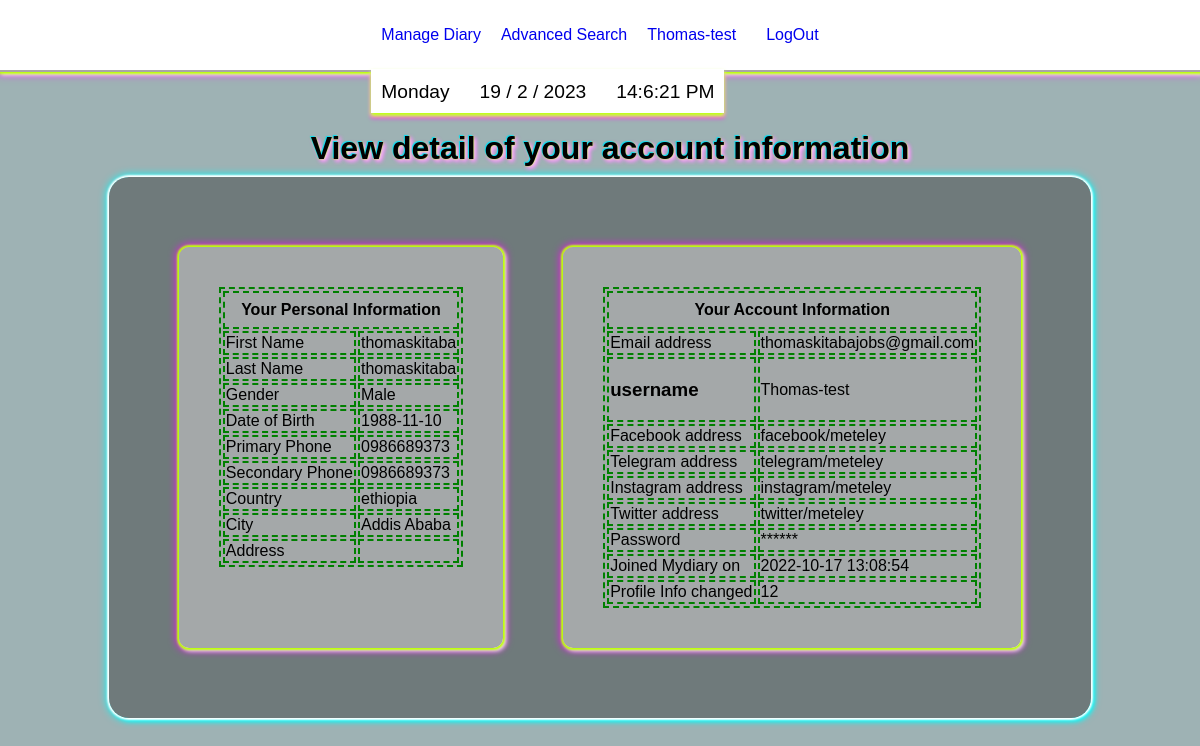
/viewprofile (signed in), run on the app's committed database.
### tables this page shows
CREATE TABLE users (id INTEGER PRIMARY KEY AUTOINCREMENT NOT NULL, username TEXT NOT NULL, hash TEXT NOT NULL, fname type text, lname type text, useremail text, dateregistered type text, dateofbirth type text, primaryphone type text, country type text, secondaryphone type text, city type text, gender type text, facebookaddress type text, telegramaddress type text, instagramaddress type text, twitteraddress type text, useraddress type text, numberofprofilechanges type integer default 0, emailconfirmed type text default 'False');

### app.py (the view)
@app.route("/viewprofile")
@login_required
def profilmanagement():
    profile = db.execute("SELECT * FROM users WHERE id= ?", session["user_id"])
    profile_password = profile[0]["hash"]
    return render_template("profile.html",profile=profile,profile_password= profile_password, current_user_name= global_user_name(), view_profile= 1)

### app.py (called while the page is built)
def global_user_name():
  current_user_name= db.execute("SELECT username FROM users WHERE id = ?", session["user_id"])
  return (current_user_name)

@app.after_request
def after_request(response):
    response.headers["Cache-Control"] = "no-cache, no-store, must-revalidate"
    response.headers["Expires"] = 0
    response.headers["Pragma"] = "no-cache"
    return response

### helpers.py (called while the page is built)
def login_required(f):
    @wraps(f)
    def decorated_function(*args, **kwargs):
        if session.get("user_id") is None:
            return redirect("/login")
        return f(*args, **kwargs)
    return decorated_function

### templates/profile.html (shortened to what this page needs)
{% extends "layout.html" %}
{% block main %}
<div>
    <div class="center-text">
        {% if view_profile %}
            <div class="center-center-body magenta-text-shadow margin-m ">
                <h1 class = "center-text"> View detail of your account information </h1>
            </div>
            <div class="float-bg-dark cyan-box-shadow padding-b flex">
                <div class="float-bg-light magenta-box-shadow padding-b margin-b">
                    <table class="border-none">
                        <thead>
                            <div class=" flex center-elements">
                                <tr>
                                    <th colspan = 2 class="center-text padding-s">  Your Personal Information </th>
                                </tr>
                            </div>
                        </thead>
                        <tbody>
                                <tr>
                                    <td> First Name</td>
                                    <td>  {% if profile %}
                                            {{ profile[0]["fname"] }}
                                        {% else %}
                                            {{ " ------" }}
                                        {% endif %}
                                    </td>
                                </tr>
                                <tr>
                                    <td> Last Name</td>
                                    <td>
                                        {% if profile %}
                                            {{ profile[0]["lname"] }}
                                        {% else %}
                                            {{ " ------" }}
                                        {% endif %}
                                    </td>
                                </tr>
                                <tr>
                                    <td> Gender</td>
                                    <td>
                                        {% if profile %}
                                            {{ profile[0]["gender"] }}
                                        {% else %}
                                            {{ " ------" }}
                                        {% endif %}
                                    </td>
                                </tr>
                                <tr>
                                    <td> Date of Birth</td>
                                    <td>
                                        {% if profile %}
                                            {{ profile[0]["dateofbirth"] }}
                                        {% else %}
                                            {{ " ------" }}
                                        {% endif %}
                                    </td>
                                </tr>
                                <tr>
                                    <td> Primary Phone</td>
                                    <td>
                                        {% if profile %}
                                            {{ profile[0]["primaryphone"] }}
                                        {% else %}
                                            {{ " ------" }}
                                        {% endif %}
                                    </td>
                                </tr>
                                <tr>
                                    <td> Secondary Phone</td>
                                    <td>
                                        {% if profile %}
                                            {{ profile[0]["secondaryphone"] }}
                                        {% else %}
                                            {{ " ------" }}
                                        {% endif %}
                                    </td>
                                </tr>
                                <tr>
                                    <td> Country</td>
                                    <td>
                                        {% if profile %}
                                            {{ profile[0]["country"] }}
                                        {% else %}
                                            {{ " ------" }}
                                        {% endif %}
                                    </td>
                                </tr>
                                <tr>
                                    <td> City </td>
                                    <td>
                                        {% if profile %}
                                            {{ profile[0]["city"] }}
                                        {% else %}
                                            {{ " ------" }}
                                        {% endif %}
                                    </td>
                                </tr>
                                <tr>
                                    <td> Address </td>
                                    <td>
                                    </td>
                                </tr>
                        </tbody>
                    </table>
                </div>
                <div class="float-bg-light magenta-box-shadow padding-b  margin-b">
                    <table>
                        <thead>
                            <div class=" flex center-elements">
                                <tr>
                                    <th colspan = 2 class="center-text padding-s">  Your Account Information </th>
                                </tr>
                            </div>
                        </thead>
                        <tbody>
                            <tr>
                                <td> Email address </td>
                                <td>
                                    {% if profile %}
                                        {{ profile[0]["useremail"] }}
                                    {% else %}
                                        {{ "------" }}
                                    {% endif %}
                                </td>
                            </tr>
                            <tr>
                                <td> <h3>username</h3> </td>
                                <td>
                                    {% if profile %}
                                        {{ profile[0]["username"] }}
                                    {% else %}
                                        {{ "------" }}
                                    {% endif %}
                                </td>
                            </tr>
                            <tr>
                                <td> Facebook address </td>
                                <td>
                                    {% if profile %}
                                        {{ profile[0]["facebookaddress"] }}
                                    {% else %}
                                        {{ "------" }}
                                    {% endif %}
                                </td>
                            </tr>
                            <tr>
                                <td> Telegram address </td>
                                <td>
                                    {% if profile %}
                                        {{ profile[0]["telegramaddress"] }}
                                    {% else %}
                                        {{ "------" }}
                                    {% endif %}
                                </td>
                            </tr>
                            <tr>
                                <td> Instagram address </td>
                                <td>
                                    {% if profile %}
                                        {{ profile[0]["instagramaddress"] }}
                                    {% else %}
                                        {{ "------" }}
                                    {% endif %}
                                </td>
                            </tr>
                            <tr>
                                <td> Twitter address </td>
                                <td>
                                    {% if profile %}
                                        {{ profile[0]["twitteraddress"] }}
                                    {% else %}
                                        {{ "------" }}
                                    {% endif %}
                                </td>
                            </tr>
                            <tr>
                                <td> Password</td>
                            <td>
                                {% if profile_password %}
                                    {{ "******" }}
                                {% endif %}
                            </td>
                            </tr>
                            <tr>
                                <td> Joined Mydiary on </td>
                                <td>
                                    {% if profile %}
                                        {{ profile[0]["dateregistered"] }}
                                    {% else %}
                                        {{ " ------" }}
                                    {% endif %}
                                </td>
                            </tr>
                            <tr>
                                <td> Profile Info changed </td>
                                <td>
                                    {% if profile %}
                                        {{ profile[0]["numberofprofilechanges"] }}
                                    {% else %}
                                        {{ " ------" }}
                                    {% endif %}
                                </td>
                            </tr>
                        </tbody>
                    </table>
                </div>
            </div>
        {% endif %}
    </div>
</div>
{% endblock %}

### templates/layout.html (shortened to what this page needs)
<!DOCTYPE html>
<html lang="en">
    <head>
        <link rel="stylesheet" type="text/css" href="../static/virtual-select.min.css">
        <link rel="stylesheet" href="static/style.css">
    </head>
    <body onload = "showedited(); loadCatagories()">
        <div class="container">
            <div class="header magenta-box-shadow">
              <div class = "">
                <ul class = "date-time nav flex-horizontal  white-background clock-box-shadow">
                  <li id="day" class = "nav-list"></li>
                  <li id="today" class = "nav-list"></li>
                  <li id="clock" class = "nav-list"></li>
                </ul>
              </div>
                {% if session["user_id"] %}
                <ul class="nav">
                    <li class="nav-down"> <a href= "/managediary">Manage Diary</a>
                    </li>
                </ul>
                <ul class="nav">
                    <li><a href="/search">Advanced Search </a></li>
                </ul>
                <ul class="nav">
                    <li class="nav-down">  <a href="/manageprofile"> {% if current_user_name %} {{current_user_name[0]["username"]}} {% endif %}</a>
                    </li>
                    <li >   <a href="/logout">LogOut</a> </li>
                </ul>
                    {% endif %}
            </div>
                        <div class = "image-diary">
                        <div class="center-body">
                                {% block main %}
                                {% endblock %}
                        </div>
                      </div>
                    </div>
                </body>
    </html>

### static/style.css (style rules this page uses)
*, *::before, *::after { font-family: Arial, Helvetica, sans-serif; box-sizing: border-box; }
body { margin: 0; padding: 0; background-color: rgb(158, 178, 180); }
.container { position: relative; margin-top: 120px; width: 100%; height: fit-content; font-family: cursive, arial; }
.header { position: fixed; width: 100%; background-color: white; top: 0px; display: flex; border-bottom: 2px solid rgb(170, 166, 166); justify-content: center; z-index: 11; }
.nav { position: relative; display: flex; gap: 10px; list-style: none; justify-content: center; padding-right: 10px; z-index: 1; }
.date-time { position: absolute; top: 50px; }
.center-body { background-size: contain; background-repeat:no-repeat; background-position: center center; display: flex; flex-direction: column; top: 0px; left: 0px; width: 100%; height: 100%; justify-content: flex-start; align-items: center; z-index: -1; margin: 0px 0px; }
.center-center-body { display: flex; flex-direction: column; top: 0px; left: 0px; width: 100%; height: 100%; justify-content: center; align-items: center; z-index: -1; }
.header ul, .max-content { width: max-content; padding: 0px; }
a { text-decoration: none; }
.nav-down { padding: 10px; }
ul li { padding: 10px 10px; }
li { border-color: 2px solid blue; }
.center-text { margin: 0 auto; }
.center-elements { display: flex; justify-content: center; align-items: center; }
.flex, .edit-flex { display: flex; flex-direction: column; flex: 1; flex-basis: 100%; }
.flex-horizontal { display: flex; flex-wrap: nowrap; justify-content: flex-start; align-items: flex-start; font-size: 1.2rem; }
.margin-m { margin: 10px; }
.margin-b { margin: 30px; }
.padding-s { padding: 8px; }
.padding-b { padding: 40px; }
.float-bg-light { background: rgba(243, 237, 237, 0.4); border-radius: 10px; }
.float-bg-dark { background: rgba(40, 38, 38, 0.4); border-radius: 20px; }
.white-background { background: white; }
.cyan-box-shadow { box-shadow: 0 0 2px 2px rgb(255, 255, 255), 2px 2px 4px 1px cyan, 0px 0px 8px 2px cyan; }
.magenta-box-shadow { box-shadow: 0 2px 2px 2px rgb(188, 255, 6), 2px 2px 4px 1px rgb(250, 252, 252), 0px 2px 8px 2px magenta; }
.clock-box-shadow { border-top: 2px solid white; box-shadow: 0px 3px 4px 0px rgb(188, 255, 6), 0px 3px 4px 0px rgb(250, 252, 252), 0px 5px 4px 0px magenta; }
.magenta-box-shadow { box-shadow: 0 0 2px 2px rgb(188, 255, 6), 2px 2px 4px 1px rgb(250, 252, 252), 0px 0px 8px 2px magenta; }
.magenta-text-shadow { text-shadow: -1px -1px 1px rgb(10, 219, 247), 0 0 2px rgb(188, 255, 6), 2px 2px 4px rgb(250, 252, 252), 2px 2px 4px magenta; }
table, tr, td, th { border: 2px dashed green; }
@media (min-width: 1000px) { .flex { flex-direction: row; } }

### data on the page
users: username "Thomas-test", fname "thomaskitaba", lname "thomaskitaba", gender "Male", dateofbirth "1988-11-10", primaryphone "0986689373", secondaryphone "0986689373", country "ethiopia", city "Addis Ababa", useremail "thomaskitabajobs@gmail.com", facebookaddress "facebook/meteley", telegramaddress "telegram/meteley", instagramaddress "instagram/meteley", twitteraddress "twitter/meteley", dateregistered "2022-10-17 13:08:54", numberofprofilechanges "12"

### other printed values
{{ "******" }} "******"
